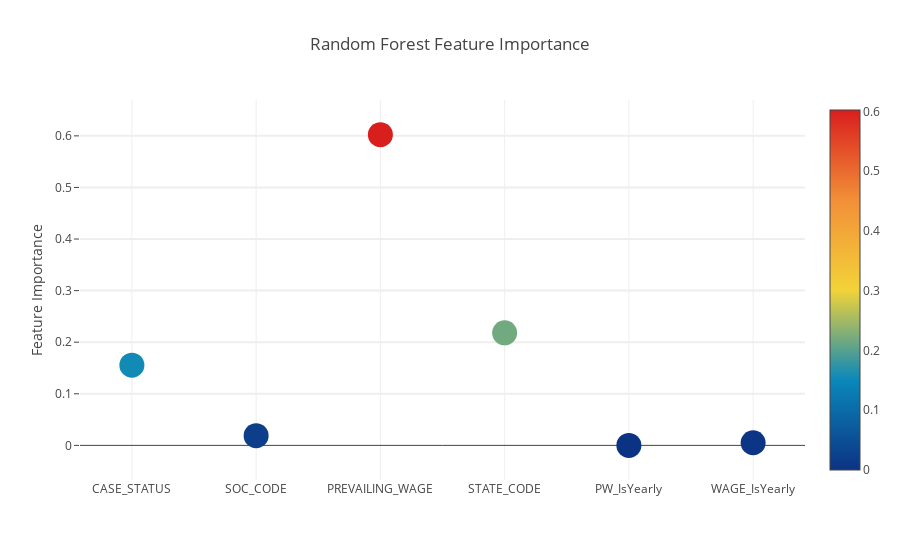

Notebook code for this chart:
### Code cell
import plotly.offline as py
py.init_notebook_mode(connected=True)
import plotly.graph_objs as go
import plotly.tools as tls

cols = X_train.columns.values

feature_dataframe = pd.DataFrame( {'features': cols,
     'Random Forest feature importances': rf_features,
    })

# Scatter plot 
trace = go.Scatter(
    y = feature_dataframe['Random Forest feature importances'].values,
    x = feature_dataframe['features'].values,
    mode='markers',
    marker=dict(
        sizemode = 'diameter',
        sizeref = 1,
        size = 25,
      
       
        color = feature_dataframe['Random Forest feature importances'].values,
        colorscale='Portland',
        showscale=True
    ),
    text = feature_dataframe['features'].values
)
data = [trace]

layout= go.Layout(
    autosize= True,
    title= 'Random Forest Feature Importance',
    hovermode= 'closest',

#     ),
    yaxis=dict(
        title= 'Feature Importance',
        ticklen= 5,
        gridwidth= 2
    ),
    showlegend= False
)
fig = go.Figure(data=data, layout=layout)
py.iplot(fig,filename='scatter2010')

### Figure 1 — Plotly figure (JSON) as saved in the notebook; plotly's stock layout.template omitted (floating-point values rounded to 4 significant figures)
{"data": [{"marker": {"color": [0.1555, 0.01884, 0.6024, 0.2182, 2.366e-06, 0.005064], "colorscale": "Portland", "showscale": true, "size": 25, "sizemode": "diameter", "sizeref": 1}, "mode": "markers", "text": ["CASE_STATUS", "SOC_CODE", "PREVAILING_WAGE", "STATE_CODE", "PW_IsYearly", "WAGE_IsYearly"], "type": "scatter", "x": ["CASE_STATUS", "SOC_CODE", "PREVAILING_WAGE", "STATE_CODE", "PW_IsYearly", "WAGE_IsYearly"], "y": [0.1555, 0.01884, 0.6024, 0.2182, 2.366e-06, 0.005064]}], "layout": {"autosize": true, "hovermode": "closest", "showlegend": false, "title": "Random Forest Feature Importance", "yaxis": {"gridwidth": 2, "ticklen": 5, "title": "Feature Importance"}}}
